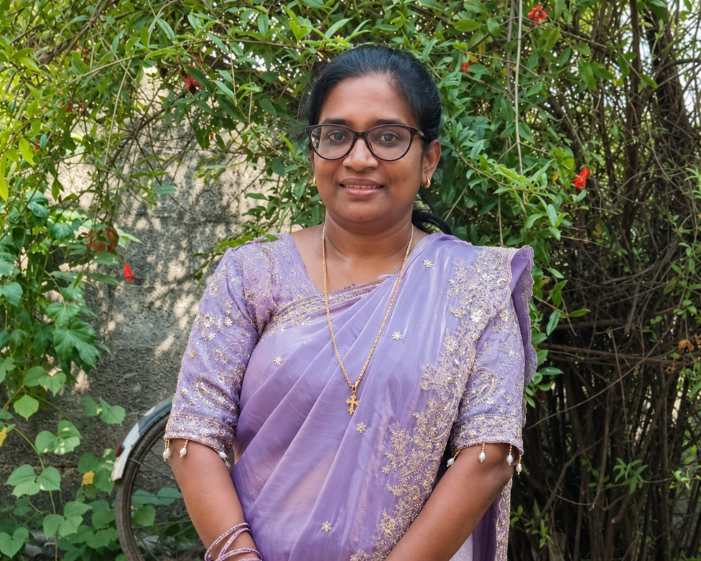
#> input picture Screenshots/Dyana flora.jpeg, 1402 x 1122 px, found by its file name (shown at 1/2 size)
$ python upscale_images.py
#> lines starting #> are read from the running program, lines starting #| are printed output that depends on the picture
"""
Upscale ALL speaker .png images to 1024x1024 for higher quality presentation.
Re-crop odd-sized ones from originals where possible.
"""
from PIL import Image
import os

SPEAKER_DIR = "assets/images/speakers"
TARGET = 1024

# Map of files that need re-cropping from higher-res originals
RECROPS = {
    "dyana_flora.png": {
        "src": "Screenshots/Dyana flora.jpeg",
        "crop_mode": "center_square"
    },
    "uma_selvi.png": {
        "src": "assets/images/departments/image2.png",
        "crop_mode": "center_square"
    },
}

def center_square_crop(im):
    w, h = im.size
    sq = min(w, h)
    left = (w - sq) // 2
    top = (h - sq) // 2
    return im.crop((left, top, left + sq, top + sq))

# First handle the re-crops from originals
for fname, info in RECROPS.items():
    src_path = info["src"]
    out_path = os.path.join(SPEAKER_DIR, fname)
    if os.path.exists(src_path):
        im = Image.open(src_path)
#> im is the input picture: PIL image 1402x1122 RGB; mean R, G, B 106.7, 105.1, 88
        im = center_square_crop(im)
#> in center_square_crop, `return im.crop((left, top, left + sq, top + sq))`:
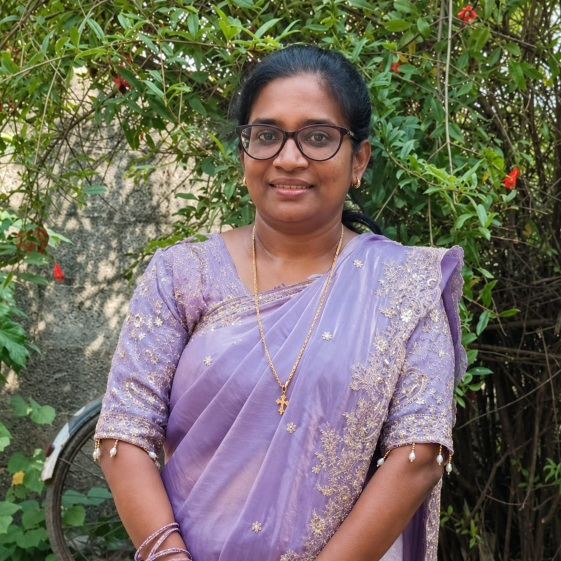
#> returned value: PIL image 1122x1122 RGB (shown at 1/2 size); mean R, G, B 114.1, 109.2, 97.6
        im = im.resize((TARGET, TARGET), Image.Resampling.LANCZOS)
#> im: PIL image 1024x1024 RGB
        im.save(out_path, "PNG", quality=95)
        webp_path = out_path.replace(".png", ".webp")
        im.save(webp_path, "WEBP", quality=95)
        print(f"Re-cropped {fname} from {src_path}: {im.size}")
#| Re-cropped dyana_flora.png from Screenshots/Dyana flora.jpeg: (1024, 1024)
    else:
        print(f"WARNING: Source not found for {fname}: {src_path}")
#> pass 2 of the loop `for fname, info in RECROPS.items():`:
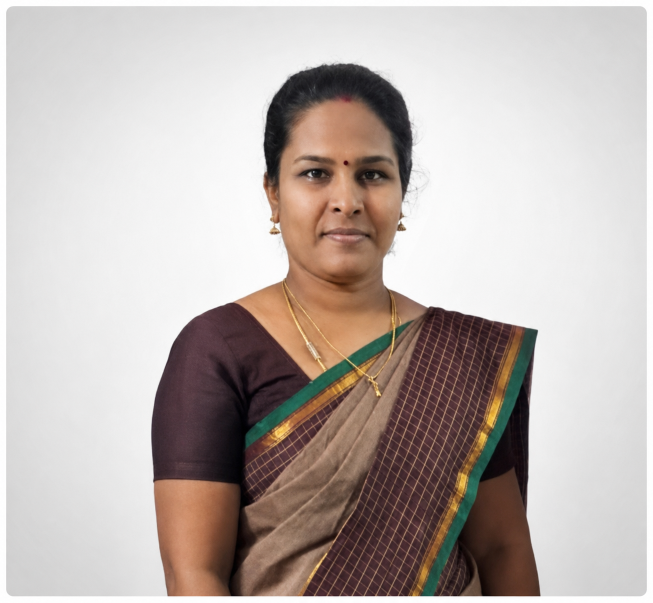
#> input picture assets/images/departments/image2.png, 1306 x 1205 px, found by its file name (shown at 1/2 size)
#> im is the input picture: PIL image 1306x1205 RGB; mean R, G, B 189.8, 179.8, 175.4
#> in center_square_crop (call 2), `return im.crop((left, top, left + sq, top + sq))`:
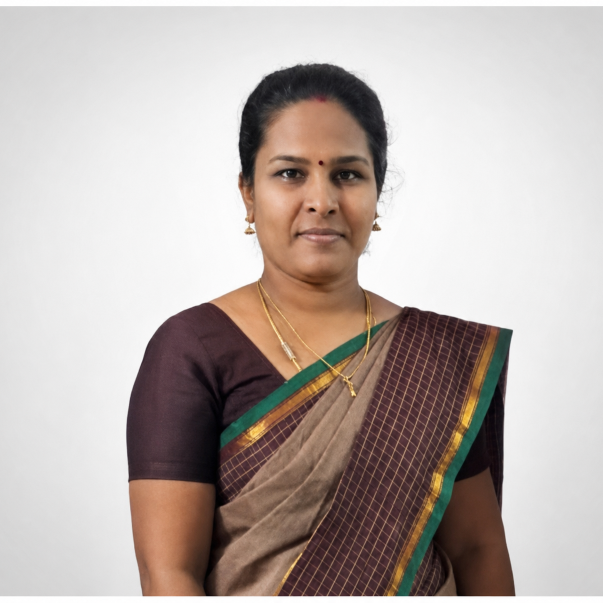
#> returned value: PIL image 1205x1205 RGB (shown at 1/2 size); mean R, G, B 186.6, 175.8, 171
#> im: PIL image 1024x1024 RGB
#| Re-cropped uma_selvi.png from assets/images/departments/image2.png: (1024, 1024)

# Now upscale ALL remaining .png files to 1024x1024
for fname in sorted(os.listdir(SPEAKER_DIR)):
    if not fname.endswith(".png"):
        continue
    # Skip raw/test files
    if "raw" in fname or "test" in fname or "cropped" in fname:
        continue

    fpath = os.path.join(SPEAKER_DIR, fname)
    im = Image.open(fpath)
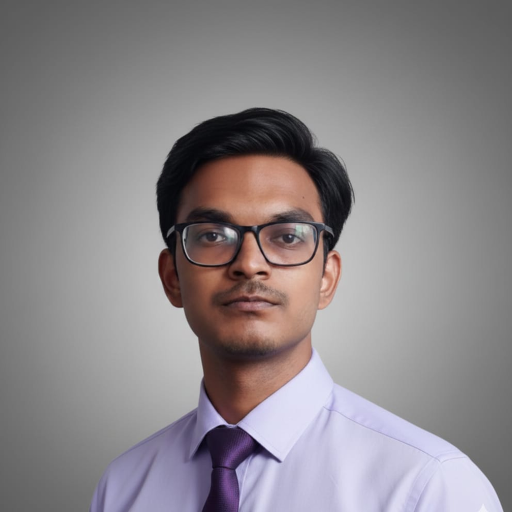
#> input picture assets/images/speakers/alex_mathew.png, 1024 x 1024 px, found by its file name (shown at 1/2 size)
#> im is the input picture: PIL image 1024x1024 RGB; mean R, G, B 139.5, 134.2, 137.2
    w, h = im.size
#> w = 1024; h = 1024

    if w >= TARGET and h >= TARGET:
        # Already large enough, skip
        continue

    # Upscale to TARGET x TARGET
    im = im.resize((TARGET, TARGET), Image.Resampling.LANCZOS)
    im.save(fpath, "PNG", quality=95)
    webp_path = fpath.replace(".png", ".webp")
    im.save(webp_path, "WEBP", quality=95)
    print(f"Upscaled {fname}: {w}x{h} -> {TARGET}x{TARGET}")
#> pass 2 of the loop `for fname in sorted(os.listdir(SPEAKER_DIR)):`:

print("\nDone! All speaker images are now 1024x1024.")
